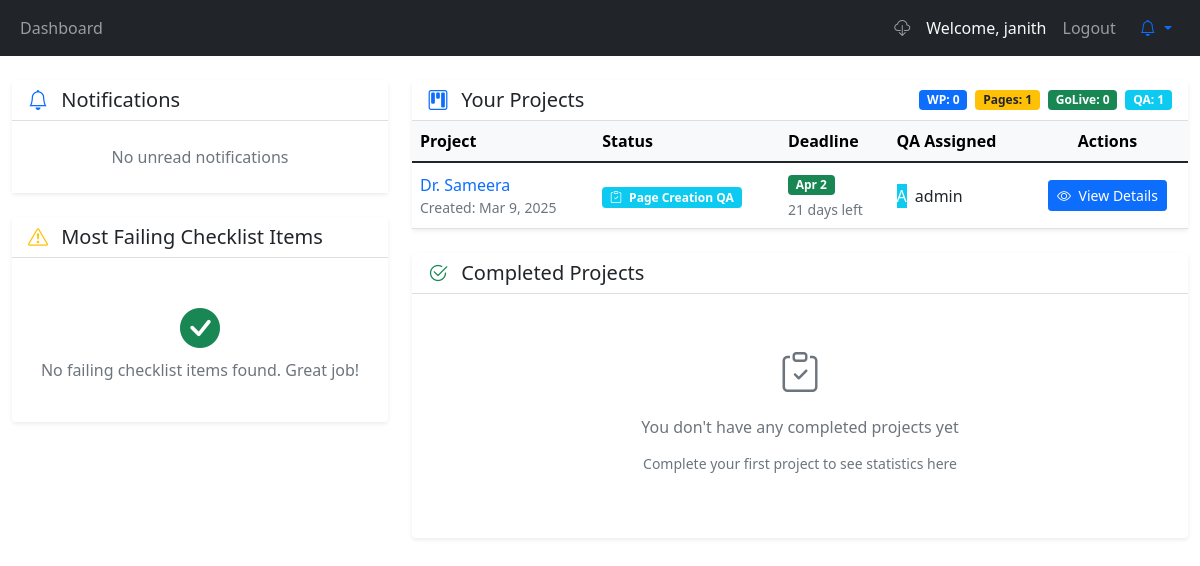
Screenshot of /webmaster/index.php (signed in) with the database file from the repository.
### tables this page shows
CREATE TABLE IF NOT EXISTS `projects` (
  `id` int NOT NULL AUTO_INCREMENT,
  `name` varchar(100) NOT NULL,
  `webmaster_id` int DEFAULT NULL,
  `current_status` varchar(255) DEFAULT 'wp_conversion',
  `project_deadline` date DEFAULT NULL,
  `wp_conversion_deadline` date DEFAULT NULL,
  `gp_link` varchar(255) DEFAULT NULL,
  `ticket_link` varchar(255) DEFAULT NULL,
  `test_site_link` varchar(255) DEFAULT NULL,
  `live_site_link` varchar(255) DEFAULT NULL,
  `created_at` timestamp NULL DEFAULT CURRENT_TIMESTAMP,
  `updated_at` timestamp NULL DEFAULT CURRENT_TIMESTAMP ON UPDATE CURRENT_TIMESTAMP,
  `admin_notes` text,
  `webmaster_notes` text,
  PRIMARY KEY (`id`),
  UNIQUE KEY `unique_project_name` (`name`),
  KEY `webmaster_id` (`webmaster_id`)
);

CREATE TABLE IF NOT EXISTS `users` (
  `id` int NOT NULL AUTO_INCREMENT,
  `username` varchar(50) NOT NULL,
  `email` varchar(255) NOT NULL,
  `password` varchar(255) NOT NULL,
  `role` enum('admin','qa_manager','qa_reporter','webmaster') NOT NULL,
  `created_at` timestamp NULL DEFAULT CURRENT_TIMESTAMP,
  PRIMARY KEY (`id`),
  UNIQUE KEY `username` (`username`),
  UNIQUE KEY `unique_email` (`email`(191))
);

### includes/webmaster/widgets/active_projects.php (the view, shortened to what this page needs)
<?php
$page = isset($_GET['active_page']) ? (int)$_GET['active_page'] : 1;
$items_per_page = 5;
$offset = ($page - 1) * $items_per_page;
$active_projects_query = "SELECT p.*,
                       DATEDIFF(p.project_deadline, CURDATE()) as days_remaining,
                       qa.qa_user_id,
                       u.username as qa_username
                       FROM projects p
                       LEFT JOIN qa_assignments qa ON p.id = qa.project_id
                       LEFT JOIN users u ON qa.qa_user_id = u.id
                       WHERE p.webmaster_id = ?
                       AND p.current_status NOT LIKE '%complete%'
                       ORDER BY
                           CASE
                               WHEN DATEDIFF(p.project_deadline, CURDATE()) < 0 THEN 0
                               ELSE 1
                           END,
                           DATEDIFF(p.project_deadline, CURDATE()),
                           p.created_at DESC
                       LIMIT ? OFFSET ?";
$stmt = $conn->prepare($active_projects_query);
$stmt->bind_param("iii", $webmaster_id, $items_per_page, $offset);
$stmt->execute();
$active_projects = $stmt->get_result()->fetch_all(MYSQLI_ASSOC);
$status_count_query = "SELECT
                      SUM(CASE WHEN current_status LIKE '%wp_conversion%' THEN 1 ELSE 0 END) as wp_conversion_count,
                      SUM(CASE WHEN current_status LIKE '%page_creation%' THEN 1 ELSE 0 END) as page_creation_count,
                      SUM(CASE WHEN current_status LIKE '%golive%' THEN 1 ELSE 0 END) as golive_count,
                      SUM(CASE WHEN current_status LIKE '%_qa%' THEN 1 ELSE 0 END) as in_qa_count
                      FROM projects
                      WHERE webmaster_id = ?
                      AND current_status NOT LIKE '%complete%'";
$status_stmt = $conn->prepare($status_count_query);
$status_stmt->bind_param("i", $webmaster_id);
$status_stmt->execute();
$status_counts = $status_stmt->get_result()->fetch_assoc();
$wp_conversion_count = $status_counts['wp_conversion_count'] ?? 0;
$page_creation_count = $status_counts['page_creation_count'] ?? 0;
$golive_count = $status_counts['golive_count'] ?? 0;
$in_qa_count = $status_counts['in_qa_count'] ?? 0;
?>
<div class="card border-0 shadow-sm mb-4">
    <div class="card-header bg-white d-flex justify-content-between align-items-center">
        <h5 class="mb-0">
            <i class="bi bi-kanban me-2 text-primary"></i>
            Your Projects
        </h5>
        <div class="d-flex">
            <span class="badge bg-primary me-2" title="WP Conversion">WP: <?php echo $wp_conversion_count; ?></span>
            <span class="badge bg-warning text-dark me-2" title="Page Creation">Pages: <?php echo $page_creation_count; ?></span>
            <span class="badge bg-success me-2" title="Go-Live">GoLive: <?php echo $golive_count; ?></span>
            <span class="badge bg-info text-white" title="In QA">QA: <?php echo $in_qa_count; ?></span>
        </div>
    </div>
    <div class="card-body p-0">
        <?php if (empty($active_projects)): ?>
        <div class="text-center py-5">
            <div class="mb-3">
                <i class="bi bi-clipboard-check text-muted" style="font-size: 2.5rem;"></i>
            </div>
            <h6 class="fw-normal text-muted">You don't have any active projects</h6>
            <div class="mt-3">
                <a href="<?php echo BASE_URL; ?>/webmaster/create_project.php" class="btn btn-primary">
                    <i class="bi bi-plus-circle me-1"></i> Create New Project
                </a>
            </div>
        </div>
        <?php else: ?>
        <div class="table-responsive">
            <table class="table table-hover align-middle mb-0">
                <thead class="table-light">
                    <tr>
                        <th>Project</th>
                        <th>Status</th>
                        <th>Deadline</th>
                        <th>QA Assigned</th>
                        <th class="text-center">Actions</th>
                    </tr>
                </thead>
                <tbody>
                    <?php foreach ($active_projects as $project): ?>
                    <tr>
                        <td>
                            <a href="<?php echo BASE_URL; ?>view_project.php?id=<?php echo $project['id']; ?>" class="text-decoration-none fw-medium">
                                <?php echo htmlspecialchars($project['name']); ?>
                            </a>
                            <div class="small text-muted">
                                Created: <?php echo date('M j, Y', strtotime($project['created_at'])); ?>
                            </div>
                        </td>
                        <td>
                            <?php
                            $badge_class = 'secondary';
                            $icon = 'arrow-right';
                            $status_name = 'Unknown';
                            if (strpos($project['current_status'], 'wp_conversion') !== false) {
                                if (strpos($project['current_status'], '_qa') !== false) {
                                    $badge_class = 'info';
                                    $icon = 'clipboard-check';
                                    $status_name = 'WP Conversion QA';
                                } else {
                                    $badge_class = 'primary';
                                    $icon = 'wordpress';
                                    $status_name = 'WP Conversion';
                                }
                            } elseif (strpos($project['current_status'], 'page_creation') !== false) {
                                if (strpos($project['current_status'], '_qa') !== false) {
                                    $badge_class = 'info';
                                    $icon = 'clipboard-check';
                                    $status_name = 'Page Creation QA';
                                } else {
                                    $badge_class = 'warning';
                                    $icon = 'file-earmark-plus';
                                    $status_name = 'Page Creation';
                                }
                            }
                            ?>
                            <span class="badge bg-<?php echo $badge_class; ?>">
                                <i class="bi bi-<?php echo $icon; ?> me-1"></i>
                                <?php echo $status_name; ?>
                            </span>
                        </td>
                        <td>
                            <?php if (!empty($project['project_deadline'])): ?>
                                <?php
                                $deadline_class = 'success';
                                $days_remaining = $project['days_remaining'];
                                if ($days_remaining < 0) {
                                    $deadline_class = 'danger';
                                    $days_text = abs($days_remaining) . ' days overdue';
                                } elseif ($days_remaining === 0) {
                                    $deadline_class = 'warning';
                                    $days_text = 'Due today';
                                } elseif ($days_remaining <= 3) {
                                    $deadline_class = 'warning';
                                    $days_text = $days_remaining . ' days left';
                                } else {
                                    $days_text = $days_remaining . ' days left';
                                }
                                ?>
                                <span class="badge bg-<?php echo $deadline_class; ?>">
                                    <?php echo date('M j', strtotime($project['project_deadline'])); ?>
                                </span>
                                <div class="small text-muted mt-1">
                                    <?php echo $days_text; ?>
                                </div>
                            <?php else: ?>
                                <span class="text-muted">No deadline</span>
                            <?php endif; ?>
                        </td>
                        <td>
                            <?php if (!empty($project['qa_username'])): ?>
                                <div class="d-flex align-items-center">
                                    <span class="avatar avatar-sm bg-info text-white me-2">
                                        <?php echo strtoupper(substr($project['qa_username'], 0, 1)); ?>
                                    </span>
                                    <span><?php echo htmlspecialchars($project['qa_username']); ?></span>
                                </div>
                            <?php else: ?>
                                <span class="badge bg-secondary">Unassigned</span>
                            <?php endif; ?>
                        </td>
                        <td class="text-center">
                            <a href="<?php echo BASE_URL; ?>view_project.php?id=<?php echo $project['id']; ?>" class="btn btn-sm btn-primary">
                                <i class="bi bi-eye me-1"></i> View Details
                            </a>
                        </td>
                    </tr>
                    <?php endforeach; ?>
                </tbody>
            </table>
        </div>
        <?php endif; ?>
    </div>
</div>

### rows the page displays
projects: name "Dr. Sameera", created_at "Mar 9, 2025", current_status "Page Creation QA", project_deadline "Apr 2", days_text "21 days left", users.username "A", users.username "admin"

### other values shown
$_SESSION['username'] "janith"
$wp_conversion_count "0"
$page_creation_count "1"
$golive_count "0"
$in_qa_count "1"
